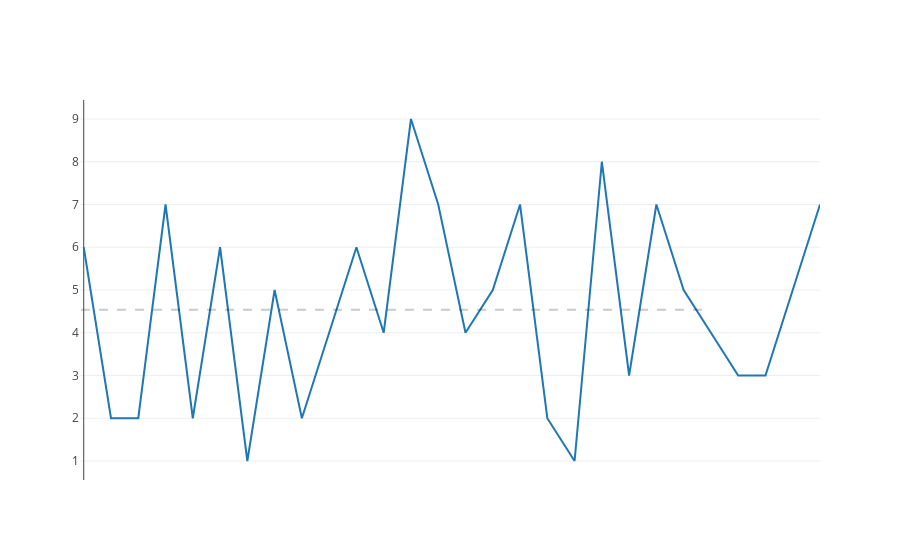

Notebook source saved alongside this figure:
### Code cell
iplot(fig, show_link=False)

### Figure 1 — Plotly figure (JSON) as saved in the notebook; plotly's stock layout.template omitted (floating-point values rounded to 4 significant figures)
{"data": [{"type": "scatter", "y": [6, 2, 2, 7, 2, 6, 1, 5, 2, 4, 6, 4, 9, 7, 4, 5, 7, 2, 1, 8, 3, 7, 5, 4, 3, 3, 5, 7]}], "layout": {"shapes": [{"line": {"dash": "dash"}, "opacity": 0.2, "type": "line", "x0": -0.1, "x1": 23, "y0": 4.536, "y1": 4.536}], "xaxis": {"showgrid": false, "showticklabels": false, "ticks": ""}}}
